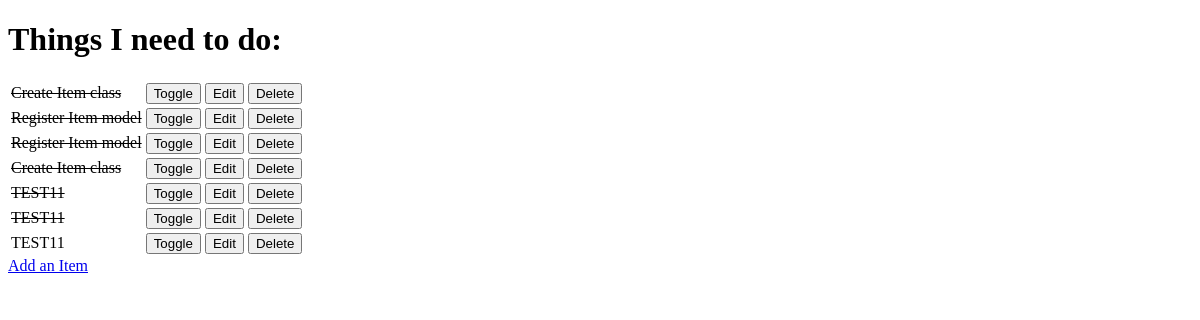
Before: / with the older database file.
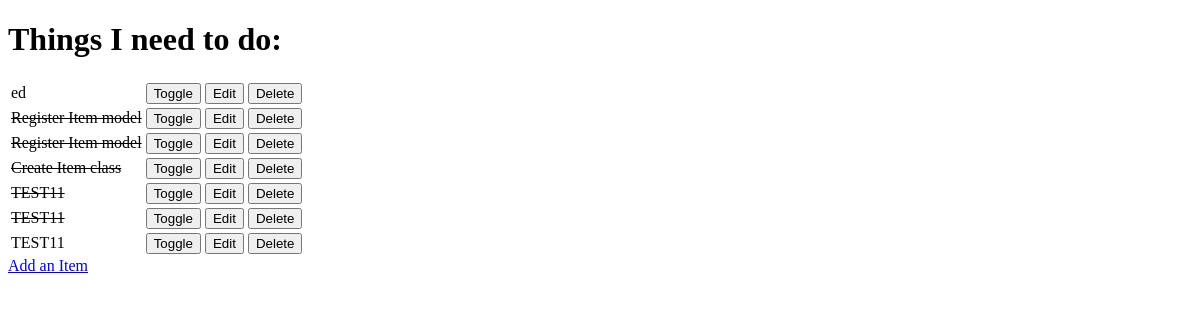
After: the same page with the newer database file.
### todo/models.py (models this page shows, shortened)
class Item(models.Model):  #Think of this class as a single table  , now django automatically creates an item table , the parameter is inherting the model class from the model import above, remeber in this case we dont have to specify __init__ for example like flask.
    name = models.CharField(max_length=50, null=False , blank =False) # blank makes it required on forms.
    done = models.BooleanField(null=False , blank =False ,default= False) # use makemigrations command to make the file

### todo/views.py (the view)
# urls.py: path('', views.get_todo_list, name='get_todo_list'),
def get_todo_list(request):
    items = Item.objects.all()
    context = {
        'items': items
    }
    return render(request, 'todo/todo_list.html', context)

### todo/templates/todo/todo_list.html (shortened to what this page needs)
<!DOCTYPE html>
<html lang="en">
<head>
</head>
<body>
    <h1>Things I need to do:</h1>
    <table>
        {% for item in items %}
            <tr>
                {% if item.done %}
                    <td><strike>{{ item.name }}</strike></td>
                {% else %}
                    <td>{{ item.name }}</td>
                {% endif %}
                <td>
                    <a href="/toggle/{{ item.id }}">
                        <button>Toggle</button>
                    </a>
                </td>
                <td>
                    <a href="/edit/{{ item.id }}">
                        <button>Edit</button>
                    </a>
                </td>
                <td>
                    <a href="/delete/{{ item.id }}">
                        <button>Delete</button>
                    </a>
                </td>
            </tr>
        {% empty %}
            <tr><td>You have nothing to do.</td></tr>
        {% endfor %}
    </table>
    <a href="/add">Add an Item</a>
</body>
</html>

Changed rows visible on the page:
changed Item (number 1 of 7 on the later page): done True → False (drawn); name "Create Item class" → "ed"
